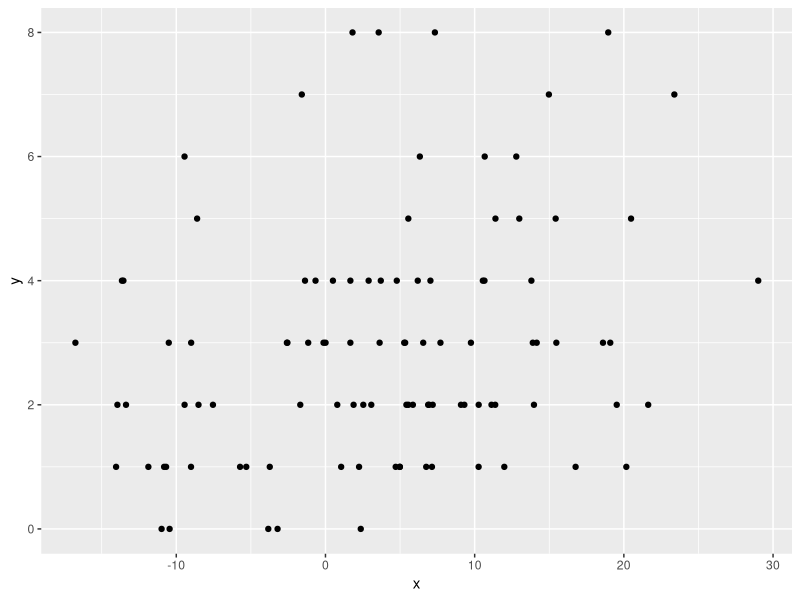

Here is the R script that generated this plot:
## ---- chunk 1
library(tidyverse)
y <- rpois(100, 3)
x <- y + rnorm(100, 0, 10)
data.frame(y = y, x = x) |> 
  ggplot(aes(x, y)) + 
  geom_point()
